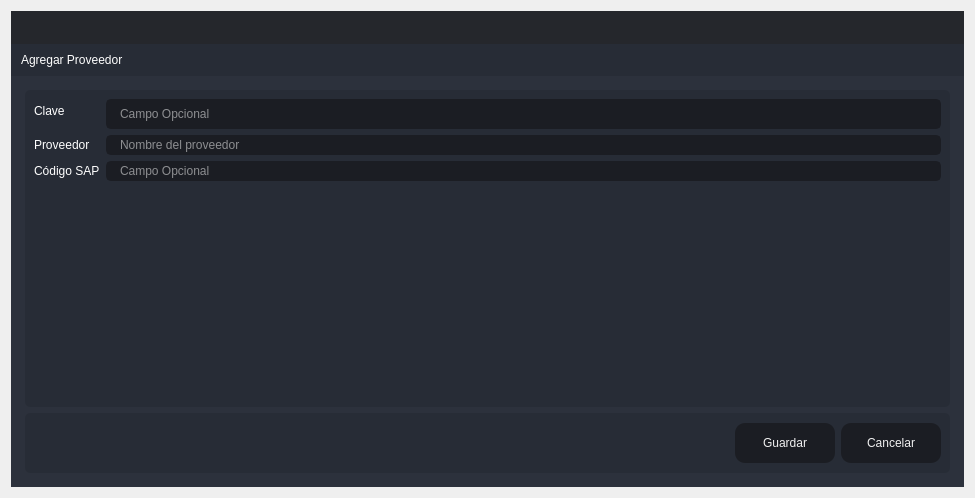
<?xml version="1.0" encoding="UTF-8"?>
<ui version="4.0">
 <class>Create_Cliente</class>
 <widget class="QDialog" name="Create_Cliente">
  <property name="windowModality">
   <enum>Qt::ApplicationModal</enum>
  </property>
  <property name="geometry">
   <rect>
    <x>0</x>
    <y>0</y>
    <width>975</width>
    <height>498</height>
   </rect>
  </property>
  <property name="windowTitle">
   <string>Agregar</string>
  </property>
  <layout class="QVBoxLayout" name="verticalLayout_6">
   <item>
    <widget class="QFrame" name="frame_main">
     <property name="styleSheet">
      <string notr="true">/* LINE EDIT */
QLineEdit {
	background-color: rgb(27, 29, 35);
	border-radius: 5px;
	border: 2px solid rgb(27, 29, 35);
	padding-left: 10px;
}
QLineEdit:hover {
	border: 2px solid rgb(64, 71, 88);
}
QLineEdit:focus {
	border: 2px solid rgb(91, 101, 124);
}

/* SCROLL BARS */
QScrollBar:horizontal {
    border: none;
    background: rgb(52, 59, 72);
    height: 14px;
    margin: 0px 21px 0 21px;
	border-radius: 0px;
}
QScrollBar::handle:horizontal {
    background: rgb(85, 170, 255);
    min-width: 25px;
	border-radius: 7px
}
QScrollBar::add-line:horizontal {
    border: none;
    background: rgb(55, 63, 77);
    width: 20px;
	border-top-right-radius: 7px;
    border-bottom-right-radius: 7px;
    subcontrol-position: right;
    subcontrol-origin: margin;
}
QScrollBar::sub-line:horizontal {
    border: none;
    background: rgb(55, 63, 77);
    width: 20px;
	border-top-left-radius: 7px;
    border-bottom-left-radius: 7px;
    subcontrol-position: left;
    subcontrol-origin: margin;
}
QScrollBar::up-arrow:horizontal, QScrollBar::down-arrow:horizontal
{
     background: none;
}
QScrollBar::add-page:horizontal, QScrollBar::sub-page:horizontal
{
     background: none;
}
 QScrollBar:vertical {
	border: none;
    background: rgb(52, 59, 72);
    width: 14px;
    margin: 21px 0 21px 0;
	border-radius: 0px;
 }
 QScrollBar::handle:vertical {	
	background: rgb(85, 170, 255);
    min-height: 25px;
	border-radius: 7px
 }
 QScrollBar::add-line:vertical {
     border: none;
    background: rgb(55, 63, 77);
     height: 20px;
	border-bottom-left-radius: 7px;
    border-bottom-right-radius: 7px;
     subcontrol-position: bottom;
     subcontrol-origin: margin;
 }
 QScrollBar::sub-line:vertical {
	border: none;
    background: rgb(55, 63, 77);
     height: 20px;
	border-top-left-radius: 7px;
    border-top-right-radius: 7px;
     subcontrol-position: top;
     subcontrol-origin: margin;
 }
 QScrollBar::up-arrow:vertical, QScrollBar::down-arrow:vertical {
     background: none;
 }

 QScrollBar::add-page:vertical, QScrollBar::sub-page:vertical {
     background: none;
 }

/* CHECKBOX */
QCheckBox::indicator {
    border: 3px solid rgb(52, 59, 72);
	width: 15px;
	height: 15px;
	border-radius: 10px;
    background: rgb(44, 49, 60);
}
QCheckBox::indicator:hover {
    border: 3px solid rgb(58, 66, 81);
}
QCheckBox::indicator:checked {
    background: 3px solid rgb(52, 59, 72);
	border: 3px solid rgb(52, 59, 72);	
	background-image: url(:/16x16/icons/16x16/cil-check-alt.png);
}

/* RADIO BUTTON */
QRadioButton::indicator {
    border: 3px solid rgb(52, 59, 72);
	width: 15px;
	height: 15px;
	border-radius: 10px;
    background: rgb(44, 49, 60);
}
QRadioButton::indicator:hover {
    border: 3px solid rgb(58, 66, 81);
}
QRadioButton::indicator:checked {
    background: 3px solid rgb(94, 106, 130);
	border: 3px solid rgb(52, 59, 72);	
}

/* COMBOBOX */
QComboBox{
	background-color: rgb(27, 29, 35);
	border-radius: 5px;
	border: 2px solid rgb(27, 29, 35);
	padding: 5px;
	padding-left: 10px;
}
QComboBox:hover{
	border: 2px solid rgb(64, 71, 88);
}
QComboBox::drop-down {
	subcontrol-origin: padding;
	subcontrol-position: top right;
	width: 25px; 
	border-left-width: 3px;
	border-left-color: rgba(39, 44, 54, 150);
	border-left-style: solid;
	border-top-right-radius: 3px;
	border-bottom-right-radius: 3px;	
	background-image: url(:/16x16/icons/16x16/cil-arrow-bottom.png);
	background-position: center;
	background-repeat: no-reperat;
 }
QComboBox QAbstractItemView {
	color: rgb(85, 170, 255);	
	background-color: rgb(27, 29, 35);
	padding: 10px;
	selection-background-color: rgb(39, 44, 54);
}

/* SLIDERS */
QSlider::groove:horizontal {
    border-radius: 9px;
    height: 18px;
	margin: 0px;
	background-color: rgb(52, 59, 72);
}
QSlider::groove:horizontal:hover {
	background-color: rgb(55, 62, 76);
}
QSlider::handle:horizontal {
    background-color: rgb(85, 170, 255);
    border: none;
    height: 18px;
    width: 18px;
    margin: 0px;
	border-radius: 9px;
}
QSlider::handle:horizontal:hover {
    background-color: rgb(105, 180, 255);
}
QSlider::handle:horizontal:pressed {
    background-color: rgb(65, 130, 195);
}

QSlider::groove:vertical {
    border-radius: 9px;
    width: 18px;
    margin: 0px;
	background-color: rgb(52, 59, 72);
}
QSlider::groove:vertical:hover {
	background-color: rgb(55, 62, 76);
}
QSlider::handle:vertical {
    background-color: rgb(85, 170, 255);
	border: none;
    height: 18px;
    width: 18px;
    margin: 0px;
	border-radius: 9px;
}
QSlider::handle:vertical:hover {
    background-color: rgb(105, 180, 255);
}
QSlider::handle:vertical:pressed {
    background-color: rgb(65, 130, 195);
}

</string>
     </property>
     <property name="frameShape">
      <enum>QFrame::NoFrame</enum>
     </property>
     <property name="frameShadow">
      <enum>QFrame::Raised</enum>
     </property>
     <layout class="QVBoxLayout" name="verticalLayout">
      <property name="spacing">
       <number>0</number>
      </property>
      <property name="leftMargin">
       <number>0</number>
      </property>
      <property name="topMargin">
       <number>0</number>
      </property>
      <property name="rightMargin">
       <number>0</number>
      </property>
      <property name="bottomMargin">
       <number>0</number>
      </property>
      <item>
       <widget class="QFrame" name="frame_top">
        <property name="minimumSize">
         <size>
          <width>0</width>
          <height>65</height>
         </size>
        </property>
        <property name="maximumSize">
         <size>
          <width>16777215</width>
          <height>65</height>
         </size>
        </property>
        <property name="styleSheet">
         <string notr="true">background-color: transparent;</string>
        </property>
        <property name="frameShape">
         <enum>QFrame::NoFrame</enum>
        </property>
        <property name="frameShadow">
         <enum>QFrame::Raised</enum>
        </property>
        <layout class="QHBoxLayout" name="horizontalLayout_3">
         <property name="spacing">
          <number>0</number>
         </property>
         <property name="leftMargin">
          <number>0</number>
         </property>
         <property name="topMargin">
          <number>0</number>
         </property>
         <property name="rightMargin">
          <number>0</number>
         </property>
         <property name="bottomMargin">
          <number>0</number>
         </property>
         <item>
          <widget class="QFrame" name="frame_toggle">
           <property name="maximumSize">
            <size>
             <width>70</width>
             <height>16777215</height>
            </size>
           </property>
           <property name="styleSheet">
            <string notr="true">background-color: rgb(27, 29, 35);</string>
           </property>
           <property name="frameShape">
            <enum>QFrame::NoFrame</enum>
           </property>
           <property name="frameShadow">
            <enum>QFrame::Raised</enum>
           </property>
           <layout class="QVBoxLayout" name="verticalLayout_3">
            <property name="spacing">
             <number>0</number>
            </property>
            <property name="leftMargin">
             <number>0</number>
            </property>
            <property name="topMargin">
             <number>0</number>
            </property>
            <property name="rightMargin">
             <number>0</number>
            </property>
            <property name="bottomMargin">
             <number>0</number>
            </property>
           </layout>
          </widget>
         </item>
         <item>
          <widget class="QFrame" name="frame_top_right">
           <property name="styleSheet">
            <string notr="true">background: transparent;</string>
           </property>
           <property name="frameShape">
            <enum>QFrame::NoFrame</enum>
           </property>
           <property name="frameShadow">
            <enum>QFrame::Raised</enum>
           </property>
           <layout class="QVBoxLayout" name="verticalLayout_2">
            <property name="spacing">
             <number>0</number>
            </property>
            <property name="leftMargin">
             <number>0</number>
            </property>
            <property name="topMargin">
             <number>0</number>
            </property>
            <property name="rightMargin">
             <number>0</number>
            </property>
            <property name="bottomMargin">
             <number>0</number>
            </property>
            <item>
             <widget class="QFrame" name="frame_top_btns">
              <property name="maximumSize">
               <size>
                <width>16777215</width>
                <height>42</height>
               </size>
              </property>
              <property name="styleSheet">
               <string notr="true">background-color: rgba(27, 29, 35, 200)</string>
              </property>
              <property name="frameShape">
               <enum>QFrame::NoFrame</enum>
              </property>
              <property name="frameShadow">
               <enum>QFrame::Raised</enum>
              </property>
              <layout class="QHBoxLayout" name="horizontalLayout_4">
               <property name="spacing">
                <number>0</number>
               </property>
               <property name="leftMargin">
                <number>0</number>
               </property>
               <property name="topMargin">
                <number>0</number>
               </property>
               <property name="rightMargin">
                <number>0</number>
               </property>
               <property name="bottomMargin">
                <number>0</number>
               </property>
               <item>
                <widget class="QFrame" name="frame_label_top_btns">
                 <property name="sizePolicy">
                  <sizepolicy hsizetype="Expanding" vsizetype="Preferred">
                   <horstretch>0</horstretch>
                   <verstretch>0</verstretch>
                  </sizepolicy>
                 </property>
                 <property name="frameShape">
                  <enum>QFrame::NoFrame</enum>
                 </property>
                 <property name="frameShadow">
                  <enum>QFrame::Raised</enum>
                 </property>
                 <layout class="QHBoxLayout" name="horizontalLayout_10">
                  <property name="spacing">
                   <number>0</number>
                  </property>
                  <property name="leftMargin">
                   <number>5</number>
                  </property>
                  <property name="topMargin">
                   <number>0</number>
                  </property>
                  <property name="rightMargin">
                   <number>10</number>
                  </property>
                  <property name="bottomMargin">
                   <number>0</number>
                  </property>
                 </layout>
                </widget>
               </item>
               <item alignment="Qt::AlignRight">
                <widget class="QFrame" name="frame_btns_right">
                 <property name="sizePolicy">
                  <sizepolicy hsizetype="Expanding" vsizetype="Preferred">
                   <horstretch>0</horstretch>
                   <verstretch>0</verstretch>
                  </sizepolicy>
                 </property>
                 <property name="maximumSize">
                  <size>
                   <width>120</width>
                   <height>16777215</height>
                  </size>
                 </property>
                 <property name="frameShape">
                  <enum>QFrame::NoFrame</enum>
                 </property>
                 <property name="frameShadow">
                  <enum>QFrame::Raised</enum>
                 </property>
                 <layout class="QHBoxLayout" name="horizontalLayout_5">
                  <property name="spacing">
                   <number>0</number>
                  </property>
                  <property name="leftMargin">
                   <number>0</number>
                  </property>
                  <property name="topMargin">
                   <number>0</number>
                  </property>
                  <property name="rightMargin">
                   <number>0</number>
                  </property>
                  <property name="bottomMargin">
                   <number>0</number>
                  </property>
                 </layout>
                </widget>
               </item>
              </layout>
             </widget>
            </item>
            <item>
             <widget class="QFrame" name="frame_top_info">
              <property name="maximumSize">
               <size>
                <width>16777215</width>
                <height>65</height>
               </size>
              </property>
              <property name="styleSheet">
               <string notr="true">background-color: rgb(39, 44, 54);</string>
              </property>
              <property name="frameShape">
               <enum>QFrame::NoFrame</enum>
              </property>
              <property name="frameShadow">
               <enum>QFrame::Raised</enum>
              </property>
              <layout class="QHBoxLayout" name="horizontalLayout_8">
               <property name="spacing">
                <number>0</number>
               </property>
               <property name="leftMargin">
                <number>10</number>
               </property>
               <property name="topMargin">
                <number>0</number>
               </property>
               <property name="rightMargin">
                <number>10</number>
               </property>
               <property name="bottomMargin">
                <number>0</number>
               </property>
               <item>
                <widget class="QLabel" name="label">
                 <property name="styleSheet">
                  <string notr="true">font: 75 16pt &quot;MS Shell Dlg 2&quot;;
color: rgb(255, 255, 255);</string>
                 </property>
                 <property name="text">
                  <string>Agregar Proveedor</string>
                 </property>
                </widget>
               </item>
              </layout>
             </widget>
            </item>
           </layout>
          </widget>
         </item>
        </layout>
       </widget>
      </item>
      <item>
       <widget class="QFrame" name="frame_center">
        <property name="sizePolicy">
         <sizepolicy hsizetype="Expanding" vsizetype="Expanding">
          <horstretch>0</horstretch>
          <verstretch>0</verstretch>
         </sizepolicy>
        </property>
        <property name="styleSheet">
         <string notr="true">background-color: rgb(40, 44, 52);</string>
        </property>
        <property name="frameShape">
         <enum>QFrame::NoFrame</enum>
        </property>
        <property name="frameShadow">
         <enum>QFrame::Raised</enum>
        </property>
        <layout class="QHBoxLayout" name="horizontalLayout_2">
         <property name="spacing">
          <number>0</number>
         </property>
         <property name="leftMargin">
          <number>0</number>
         </property>
         <property name="topMargin">
          <number>0</number>
         </property>
         <property name="rightMargin">
          <number>0</number>
         </property>
         <property name="bottomMargin">
          <number>0</number>
         </property>
         <item>
          <widget class="QFrame" name="frame_content_right">
           <property name="styleSheet">
            <string notr="true">background-color: rgb(44, 49, 60);</string>
           </property>
           <property name="frameShape">
            <enum>QFrame::NoFrame</enum>
           </property>
           <property name="frameShadow">
            <enum>QFrame::Raised</enum>
           </property>
           <layout class="QVBoxLayout" name="verticalLayout_4">
            <property name="spacing">
             <number>0</number>
            </property>
            <property name="leftMargin">
             <number>0</number>
            </property>
            <property name="topMargin">
             <number>0</number>
            </property>
            <property name="rightMargin">
             <number>0</number>
            </property>
            <property name="bottomMargin">
             <number>0</number>
            </property>
            <item>
             <widget class="QFrame" name="frame_content">
              <property name="frameShape">
               <enum>QFrame::NoFrame</enum>
              </property>
              <property name="frameShadow">
               <enum>QFrame::Raised</enum>
              </property>
              <layout class="QVBoxLayout" name="verticalLayout_9">
               <property name="spacing">
                <number>0</number>
               </property>
               <property name="leftMargin">
                <number>5</number>
               </property>
               <property name="topMargin">
                <number>5</number>
               </property>
               <property name="rightMargin">
                <number>5</number>
               </property>
               <property name="bottomMargin">
                <number>5</number>
               </property>
               <item>
                <widget class="QStackedWidget" name="stackedWidget">
                 <property name="styleSheet">
                  <string notr="true">background: transparent;</string>
                 </property>
                 <property name="currentIndex">
                  <number>0</number>
                 </property>
                 <widget class="QWidget" name="page_home">
                  <layout class="QVBoxLayout" name="verticalLayout_10">
                   <item>
                    <widget class="QFrame" name="frame">
                     <property name="styleSheet">
                      <string notr="true">background-color: rgb(39, 44, 54);
border-radius: 5px;</string>
                     </property>
                     <property name="frameShape">
                      <enum>QFrame::StyledPanel</enum>
                     </property>
                     <property name="frameShadow">
                      <enum>QFrame::Raised</enum>
                     </property>
                     <layout class="QVBoxLayout" name="verticalLayout_5">
                      <item>
                       <layout class="QFormLayout" name="formLayout_2">
                        <item row="0" column="1">
                         <widget class="QLineEdit" name="lineEditClave">
                          <property name="minimumSize">
                           <size>
                            <width>0</width>
                            <height>30</height>
                           </size>
                          </property>
                          <property name="styleSheet">
                           <string notr="true">QLineEdit {
	background-color: rgb(27, 29, 35);
	border-radius: 5px;
	border: 2px solid rgb(27, 29, 35);
	padding-left: 10px;
	font: 75 12pt &quot;MS Shell Dlg 2&quot;;
	color: rgb(255, 255, 255);
}
QLineEdit:hover {
	border: 2px solid rgb(64, 71, 88);
}
QLineEdit:focus {
	border: 2px solid rgb(91, 101, 124);
}</string>
                          </property>
                          <property name="text">
                           <string/>
                          </property>
                          <property name="placeholderText">
                           <string>Campo Opcional</string>
                          </property>
                         </widget>
                        </item>
                        <item row="0" column="0">
                         <widget class="QLabel" name="label_2">
                          <property name="styleSheet">
                           <string notr="true">font: 75 12pt &quot;MS Shell Dlg 2&quot;;
color: rgb(255, 255, 255);</string>
                          </property>
                          <property name="text">
                           <string>Clave</string>
                          </property>
                         </widget>
                        </item>
                        <item row="1" column="0">
                         <widget class="QLabel" name="label_3">
                          <property name="styleSheet">
                           <string notr="true">font: 75 12pt &quot;MS Shell Dlg 2&quot;;
color: rgb(255, 255, 255);</string>
                          </property>
                          <property name="text">
                           <string>Proveedor</string>
                          </property>
                         </widget>
                        </item>
                        <item row="1" column="1">
                         <widget class="QLineEdit" name="lineEditNombre">
                          <property name="styleSheet">
                           <string notr="true">QLineEdit {
	background-color: rgb(27, 29, 35);
	border-radius: 5px;
	border: 2px solid rgb(27, 29, 35);
	padding-left: 10px;
	font: 75 12pt &quot;MS Shell Dlg 2&quot;;
	color: rgb(255, 255, 255);
}
QLineEdit:hover {
	border: 2px solid rgb(64, 71, 88);
}
QLineEdit:focus {
	border: 2px solid rgb(91, 101, 124);
}</string>
                          </property>
                          <property name="placeholderText">
                           <string>Nombre del proveedor</string>
                          </property>
                         </widget>
                        </item>
                        <item row="2" column="0">
                         <widget class="QLabel" name="label_4">
                          <property name="styleSheet">
                           <string notr="true">font: 75 12pt &quot;MS Shell Dlg 2&quot;;
color: rgb(255, 255, 255);</string>
                          </property>
                          <property name="text">
                           <string>Código SAP</string>
                          </property>
                         </widget>
                        </item>
                        <item row="2" column="1">
                         <widget class="QLineEdit" name="lineEditSAP">
                          <property name="styleSheet">
                           <string notr="true">QLineEdit {
	background-color: rgb(27, 29, 35);
	border-radius: 5px;
	border: 2px solid rgb(27, 29, 35);
	padding-left: 10px;
	font: 75 12pt &quot;MS Shell Dlg 2&quot;;
	color: rgb(255, 255, 255);
}
QLineEdit:hover {
	border: 2px solid rgb(64, 71, 88);
}
QLineEdit:focus {
	border: 2px solid rgb(91, 101, 124);
}</string>
                          </property>
                          <property name="placeholderText">
                           <string>Campo Opcional</string>
                          </property>
                         </widget>
                        </item>
                       </layout>
                      </item>
                     </layout>
                    </widget>
                   </item>
                   <item>
                    <widget class="QFrame" name="frame_2">
                     <property name="minimumSize">
                      <size>
                       <width>0</width>
                       <height>60</height>
                      </size>
                     </property>
                     <property name="maximumSize">
                      <size>
                       <width>16777215</width>
                       <height>60</height>
                      </size>
                     </property>
                     <property name="styleSheet">
                      <string notr="true">background-color: rgb(39, 44, 54);
border-radius: 5px;</string>
                     </property>
                     <property name="frameShape">
                      <enum>QFrame::StyledPanel</enum>
                     </property>
                     <property name="frameShadow">
                      <enum>QFrame::Raised</enum>
                     </property>
                     <layout class="QHBoxLayout" name="horizontalLayout_9">
                      <item>
                       <layout class="QGridLayout" name="gridLayout">
                        <item row="0" column="0">
                         <spacer name="horizontalSpacer">
                          <property name="orientation">
                           <enum>Qt::Horizontal</enum>
                          </property>
                          <property name="sizeHint" stdset="0">
                           <size>
                            <width>40</width>
                            <height>20</height>
                           </size>
                          </property>
                         </spacer>
                        </item>
                        <item row="0" column="1">
                         <widget class="QPushButton" name="btnAgregar">
                          <property name="minimumSize">
                           <size>
                            <width>100</width>
                            <height>40</height>
                           </size>
                          </property>
                          <property name="styleSheet">
                           <string notr="true">QPushButton {
	border-color: rgb(27, 29, 35);
	font: 75 10pt &quot;MS Shell Dlg 2&quot;;
	color: rgb(240, 240, 240);
	background-color: rgb(27, 29, 35);
	border: 0px solid;
	border-radius: 10px;	
}
QPushButton:hover {
	background-color:rgb(44, 49, 60);
	border-color: rgb(27, 29, 35);
	border: 2px solid;
}</string>
                          </property>
                          <property name="text">
                           <string>Guardar</string>
                          </property>
                         </widget>
                        </item>
                        <item row="0" column="2">
                         <widget class="QPushButton" name="btnCancelar">
                          <property name="minimumSize">
                           <size>
                            <width>100</width>
                            <height>40</height>
                           </size>
                          </property>
                          <property name="styleSheet">
                           <string notr="true">QPushButton {
	border-color: rgb(27, 29, 35);
	font: 75 10pt &quot;MS Shell Dlg 2&quot;;
	color: rgb(240, 240, 240);
	background-color: rgb(27, 29, 35);
	border: 0px solid;
	border-radius: 10px;	
}
QPushButton:hover {
	background-color:rgb(44, 49, 60);
	border-color: rgb(27, 29, 35);
	border: 2px solid;
}</string>
                          </property>
                          <property name="text">
                           <string>Cancelar</string>
                          </property>
                         </widget>
                        </item>
                       </layout>
                      </item>
                     </layout>
                    </widget>
                   </item>
                  </layout>
                 </widget>
                </widget>
               </item>
              </layout>
             </widget>
            </item>
           </layout>
          </widget>
         </item>
        </layout>
       </widget>
      </item>
     </layout>
    </widget>
   </item>
  </layout>
 </widget>
 <resources/>
 <connections/>
</ui>
